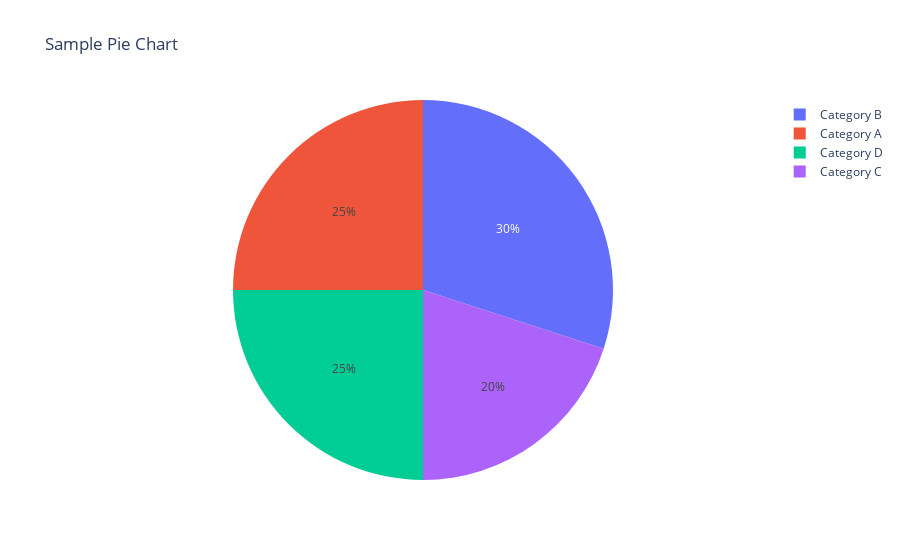

The cell this chart's notebook holds for it:
### Code cell
import plotly.express as px

# Sample data
labels = ['Category A', 'Category B', 'Category C', 'Category D']
values = [25, 30, 20, 25]

# Create a pie chart using Plotly Express
fig = px.pie(names=labels, values=values, title='Sample Pie Chart')
fig.show()

### Figure 1 — Plotly figure (JSON) as saved in the notebook; plotly's stock layout.template omitted (floating-point values rounded to 4 significant figures)
{"data": [{"domain": {"x": [0, 1], "y": [0, 1]}, "hovertemplate": "label=%{label}<br>value=%{value}<extra></extra>", "labels": ["Category A", "Category B", "Category C", "Category D"], "legendgroup": "", "name": "", "showlegend": true, "type": "pie", "values": [25, 30, 20, 25]}], "layout": {"legend": {"tracegroupgap": 0}, "title": {"text": "Sample Pie Chart"}}}
